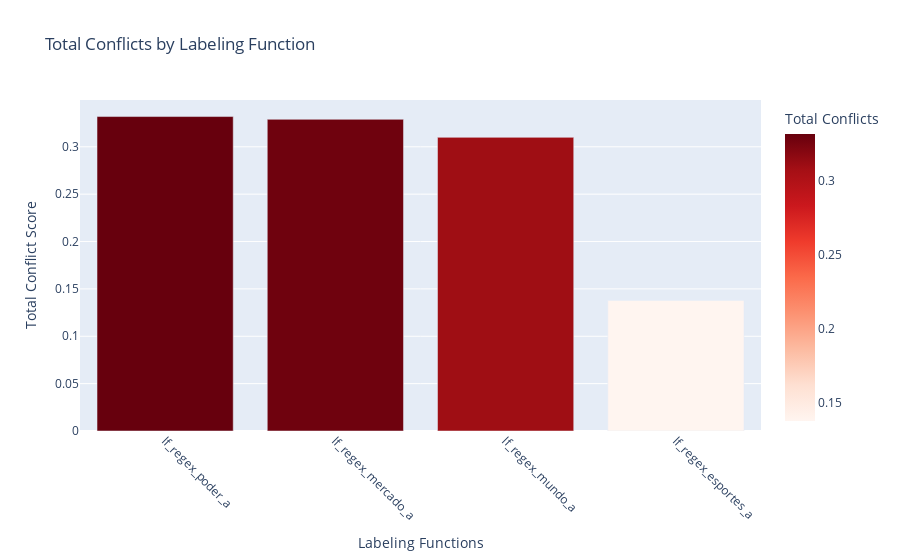

Notebook code cell kept with this figure:
### Code cell
# Visualize the conflict matrix
utils.plot.plot_conflict_matrix(conflict_matrix_df)[1]

### Figure 1 — Plotly figure (JSON) as saved in the notebook; plotly's stock layout.template omitted (floating-point values rounded to 4 significant figures)
{"data": [{"hovertemplate": "Labeling Function=%{x}<br>Total Conflicts=%{marker.color}<extra></extra>", "legendgroup": "", "marker": {"color": [0.3319, 0.329, 0.31, 0.1379], "coloraxis": "coloraxis", "pattern": {"shape": ""}}, "name": "", "orientation": "v", "showlegend": false, "textposition": "auto", "type": "bar", "x": ["lf_regex_poder_a", "lf_regex_mercado_a", "lf_regex_mundo_a", "lf_regex_esportes_a"], "xaxis": "x", "y": [0.3319, 0.329, 0.31, 0.1379], "yaxis": "y"}], "layout": {"barmode": "relative", "coloraxis": {"colorbar": {"title": {"text": "Total Conflicts"}}, "colorscale": [[0, "rgb(255,245,240)"], [0.125, "rgb(254,224,210)"], [0.25, "rgb(252,187,161)"], [0.375, "rgb(252,146,114)"], [0.5, "rgb(251,106,74)"], [0.625, "rgb(239,59,44)"], [0.75, "rgb(203,24,29)"], [0.875, "rgb(165,15,21)"], [1, "rgb(103,0,13)"]]}, "legend": {"tracegroupgap": 0}, "title": {"text": "Total Conflicts by Labeling Function"}, "xaxis": {"anchor": "y", "domain": [0, 1], "tickangle": 45, "title": {"text": "Labeling Functions"}}, "yaxis": {"anchor": "x", "domain": [0, 1], "title": {"text": "Total Conflict Score"}}}}
